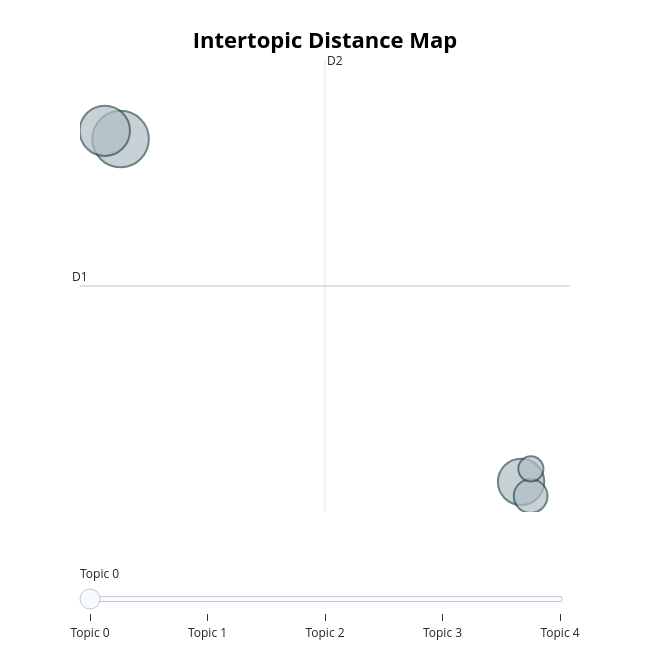

The code cell stored with this chart in its notebook:
### Code cell
topic_model.visualize_topics()

### Figure 1 — Plotly figure (JSON) as saved in the notebook; plotly's stock layout.template omitted (floating-point values rounded to 4 significant figures)
{"data": [{"customdata": [[0, "me | and | my | the | thy", 76], [1, "my | you | the | me | and", 60], [2, "the | of | and | his | lord", 51], [3, "the | and | of | he | his", 27], [4, "the | lord | of | shall | from", 15]], "hovertemplate": "<b>Topic %{customdata[0]}</b><br>%{customdata[1]}<br>Size: %{customdata[2]}", "legendgroup": "", "marker": {"color": "#B0BEC5", "line": {"color": "DarkSlateGrey", "width": 2}, "size": [76, 60, 51, 27, 15], "sizemode": "area", "sizeref": 0.0475, "symbol": "circle"}, "mode": "markers", "name": "", "orientation": "v", "showlegend": false, "type": "scatter", "x": [-3.566, -3.942, 5.989, 6.218, 6.223], "xaxis": "x", "y": [21.0, 21.38, 5.47, 4.827, 6.058], "yaxis": "y"}], "layout": {"annotations": [{"showarrow": false, "text": "D1", "x": -4.533, "y": 14.34, "yshift": 10}, {"showarrow": false, "text": "D2", "x": 1.312, "xshift": 10, "y": 24.58}], "height": 650, "hoverlabel": {"bgcolor": "white", "font": {"family": "Rockwell", "size": 16}}, "legend": {"itemsizing": "constant", "tracegroupgap": 0}, "margin": {"t": 60}, "shapes": [{"line": {"color": "#CFD8DC", "width": 2}, "type": "line", "x0": 1.312, "x1": 1.312, "y0": 4.103, "y1": 24.58}, {"line": {"color": "#9E9E9E", "width": 2}, "type": "line", "x0": -4.533, "x1": 7.156, "y0": 14.34, "y1": 14.34}], "sliders": [{"active": 0, "pad": {"t": 50}, "steps": [{"args": [{"marker.color": [["red", "#B0BEC5", "#B0BEC5", "#B0BEC5", "#B0BEC5"]]}], "label": "Topic 0", "method": "update"}, {"args": [{"marker.color": [["#B0BEC5", "red", "#B0BEC5", "#B0BEC5", "#B0BEC5"]]}], "label": "Topic 1", "method": "update"}, {"args": [{"marker.color": [["#B0BEC5", "#B0BEC5", "red", "#B0BEC5", "#B0BEC5"]]}], "label": "Topic 2", "method": "update"}, {"args": [{"marker.color": [["#B0BEC5", "#B0BEC5", "#B0BEC5", "red", "#B0BEC5"]]}], "label": "Topic 3", "method": "update"}, {"args": [{"marker.color": [["#B0BEC5", "#B0BEC5", "#B0BEC5", "#B0BEC5", "red"]]}], "label": "Topic 4", "method": "update"}]}], "title": {"font": {"color": "Black", "size": 22}, "text": "<b>Intertopic Distance Map</b>", "x": 0.5, "xanchor": "center", "y": 0.95, "yanchor": "top"}, "width": 650, "xaxis": {"anchor": "y", "domain": [0, 1], "range": [-4.533, 7.156], "title": {"text": ""}, "visible": false}, "yaxis": {"anchor": "x", "domain": [0, 1], "range": [4.103, 24.58], "title": {"text": ""}, "visible": false}}}
